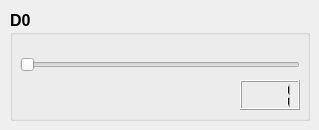
      <widget class="QWidget" name="tab_Func_HP_ID">
       <attribute name="title">
        <string>Ideal filter</string>
       </attribute>
       <widget class="QGroupBox" name="groupBox_Func_HP_ID_D0">
        <property name="geometry">
         <rect>
          <x>10</x>
          <y>10</y>
          <width>300</width>
          <height>111</height>
         </rect>
        </property>
        <property name="font">
         <font>
          <pointsize>12</pointsize>
          <weight>75</weight>
          <bold>true</bold>
         </font>
        </property>
        <property name="title">
         <string>D0</string>
        </property>
        <widget class="QSlider" name="horizontalSlider_Func_HP_ID_D0">
         <property name="geometry">
          <rect>
           <x>10</x>
           <y>30</y>
           <width>280</width>
           <height>50</height>
          </rect>
         </property>
         <property name="minimum">
          <number>1</number>
         </property>
         <property name="maximum">
          <number>500</number>
         </property>
         <property name="orientation">
          <enum>Qt::Horizontal</enum>
         </property>
        </widget>
        <widget class="QLCDNumber" name="lcdNumber_Func_HP_ID_D0">
         <property name="geometry">
          <rect>
           <x>230</x>
           <y>70</y>
           <width>60</width>
           <height>30</height>
          </rect>
         </property>
         <property name="digitCount">
          <number>3</number>
         </property>
         <property name="value" stdset="0">
          <double>1.000000000000000</double>
         </property>
        </widget>
       </widget>
      </widget>
